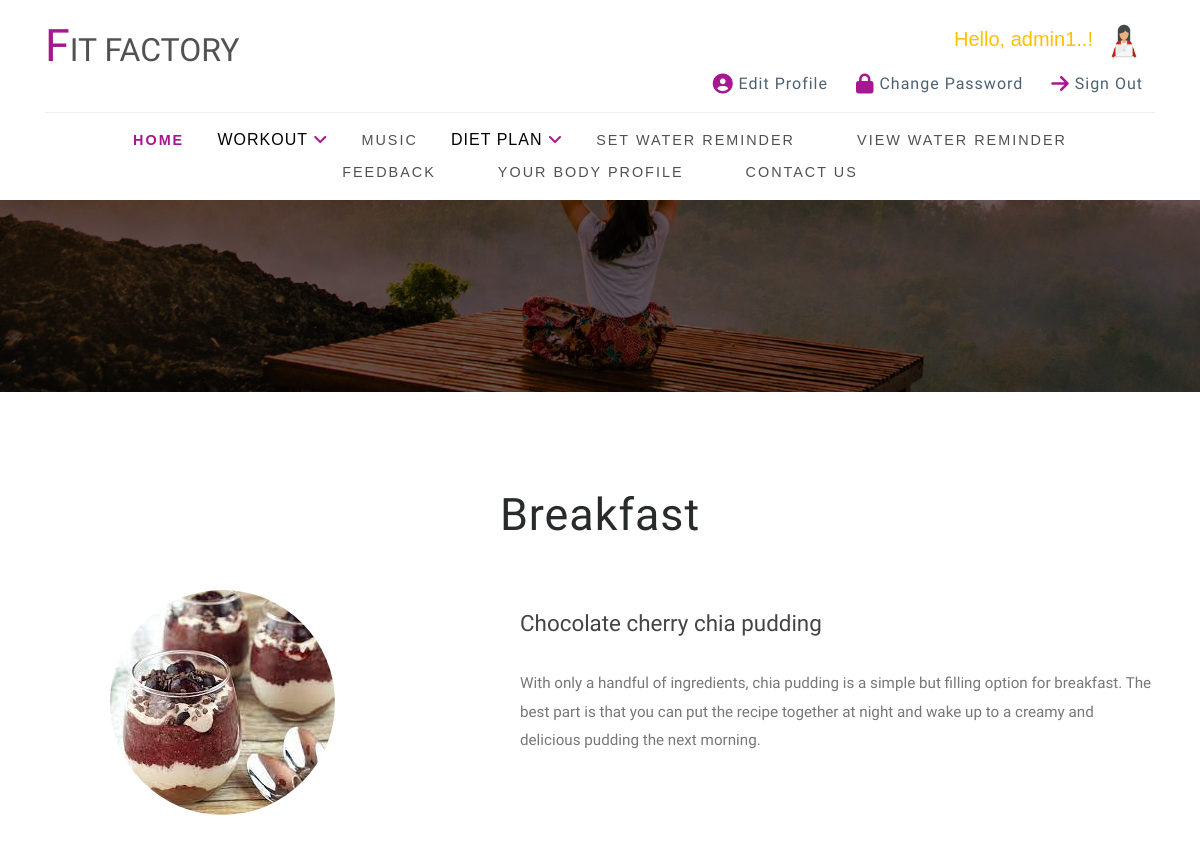
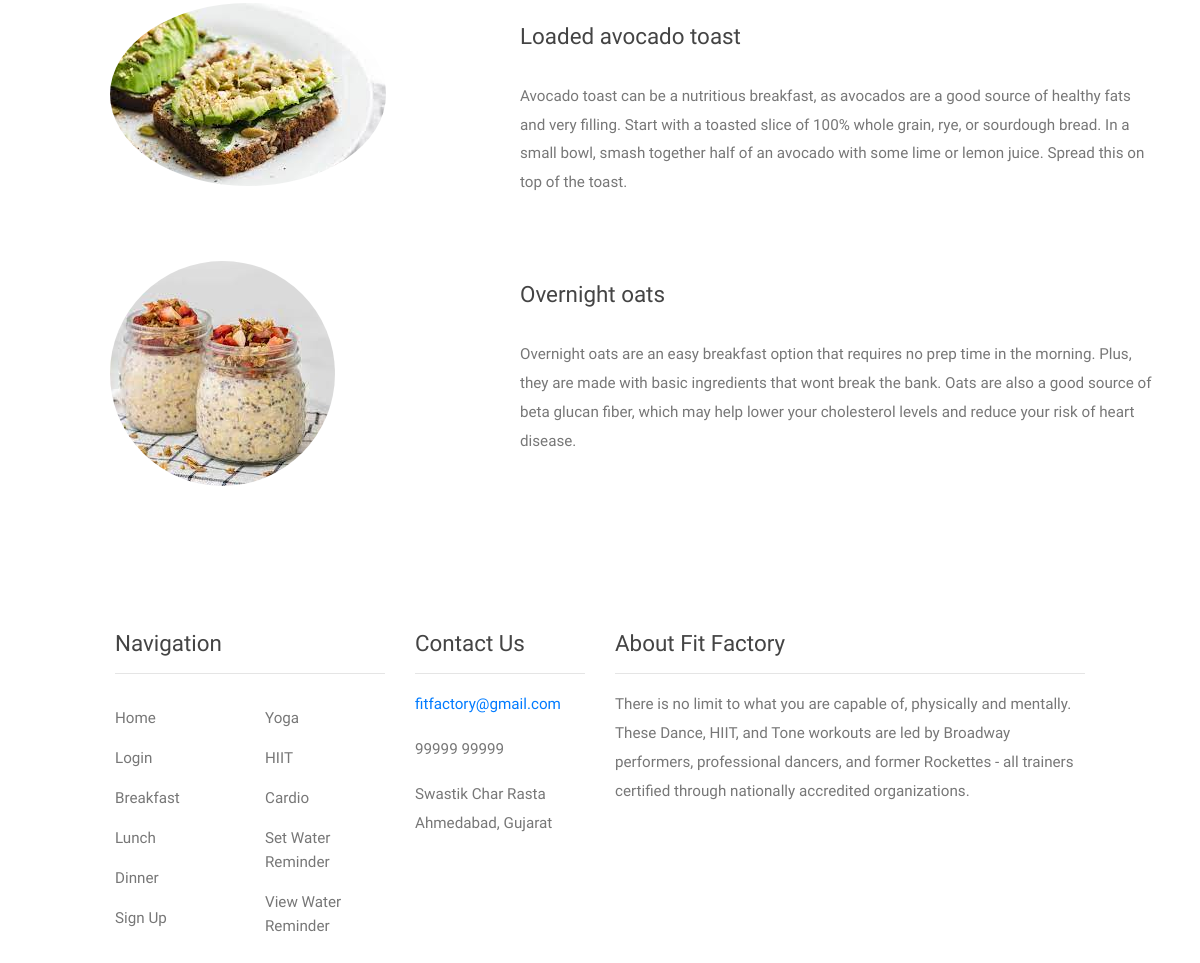
Screenshot of /user/breakfast.php (signed in) with the database file from the repository (2 pictures, top to bottom).
### tables this page shows
CREATE TABLE `tbl_diet` (
  `d_id` int(11) NOT NULL,
  `d_type` varchar(20) DEFAULT NULL,
  `d_food` varchar(50) DEFAULT NULL,
  `d_desc` longtext,
  `d_img` varchar(70) NOT NULL,
  `d_status` varchar(5) DEFAULT NULL
);

CREATE TABLE `tbl_cat` (
  `cat_id` int(11) NOT NULL,
  `cat_name` varchar(20) DEFAULT NULL,
  `cat_status` varchar(5) DEFAULT NULL
);

### user/breakfast.php (the view, shortened to what this page needs)
<?php
	include "header3.php";
?>
    <section class="events py-5">
        <div class="container py-md-5">
            <h3 class="title-w3pvt text-center">Breakfast</h3>
            <?php
				$qry1="SELECT * FROM tbl_diet WHERE d_status='1' AND d_type='Breakfast'";
				$run1=mysqli_query($con,$qry1);
				while($result1=mysqli_fetch_array($run1))
				{
					$image=$result1['d_img'];
			?>
            <div class="row mid-grids mt-5">
                <div class="col-md-5 content-w3pvt-img">
                    <a href="#"><img src="photos/<?php echo $image; ?>" alt="news image" class="img-fluid"></a>
                </div>
				<div class="col-md-7 content-left-bottom entry-w3layouts-info text-left mt-3">
                    <h5 class="mt-1"><a href="#"><?php echo $result1['d_food']; ?></a></h5><br/>
                    <p class="mt-2 text-left"><?php echo $result1['d_desc']; ?></p>
                </div>
            </div>
            <?php
                }
            ?>
        </div>
    </section>
   <?php
   include "footer2.php";
   ?>

### user/header3.php (shortened to what this page needs)
<?php
	include "connection.php";
	if(!isset($_SESSION['log']))
	{
		header("location:login.php");
	}
	else
	{
		$log = $_SESSION['log'];
		$qry1="SELECT * FROM tbl_login WHERE l_email='$log'";
		$run1=mysqli_query($con,$qry1);
		$result1=mysqli_fetch_array($run1);
		$img=$result1['l_img'];
		$name=$result1['l_name'];
	}
?>
<!DOCTYPE html>
<html lang="zxx">
<head>
    <link rel="stylesheet" href="css/bootstrap.css">
    <link rel="stylesheet" href="css/style.css" type="text/css" media="all" />
    <link href="css/font-awesome.css" rel="stylesheet">
</head>
<body>
    <header class="py-sm-3 pt-3 pb-2" id="home">
        <div class="container">
            <div class="top d-md-flex">
                <div id="logo">
                    <h1><a href="index1.php"><b><span class="fa-3x">F</span>IT FACTORY</b></a></h1>
                </div>
                <div class="search-form mx-md-auto">
                </div>
                <div class="forms mt-md-0 mt-2">
					<h5 style="color:#FFC000; font-family:arial; text-align:right;">Hello, <?php echo $name; ?>..!<img src="<?php echo $img;?>" height="50px" class="btn"></h5>
                    <a href="edit_profile.php" class="btn"><span class="fa fa-user-circle fa-lg"></span> Edit Profile</a>
                    <a href="change_pass.php" class="btn"><span class="fa fa-lock fa-lg"></span> Change Password</a>
                    <a href="logout.php" class="btn"><span class="fa fa-arrow-right fa-lg"></span> Sign Out</a>
                </div>
            </div>
            <nav class="text-center">
                <ul class="menu" style="color:black; font-family:arial">
                    <li class="active"><a href="index2.php">HOME</a></li>
                    <li>
                        <label style="letter-spacing:1px">WORKOUT <span class="fa fa-angle-down" aria-hidden="true"></label></span>
					</li>
					<li><a href="listen_music2.php">MUSIC</a></li>
                    <li>
                        <label style="letter-spacing:1px">DIET PLAN <span class="fa fa-angle-down" aria-hidden="true"></label></span>
					</li>
                    <li><a href="set_remainder.php">SET WATER REMINDER</a></li>
                    <li><a href="view_remainder.php">VIEW WATER REMINDER</a></li>
                    <li><a href="feedback.php">FEEDBACK</a></li>
                    <li><a href="bodyprofile.php">Your Body Profile</a></li>
					<li><a href="contact.php">CONTACT US</a></li>
                </ul>
            </nav>
        </div>
    </header>
    <div class="main-content inner">
        <div class="overlay inner"></div>
    </div>

### user/footer2.php
    <footer class="footer-content py-4">
        <div class="container-fluid py-lg-4 inner-sec-w3ls">
            <div class="row">
               <div class="col-lg-1 mt-md-0 mt-5"></div>
                <div class="col-lg-3 mt-md-0 mt-5">
                    <div class="footer-w3pvt">
                        <h3 class="mb-3 w3pvt_title">Navigation</h3>
                        <hr>
                        <div class="row">
                            <ul class="col-6 list-info-w3pvt links">
                                <li>
                                    <a href="index1.php">Home</a>
								</li>
                                <li>
                                    <a href="login.php">Login</a>
                                </li>
                                <li>
                                    <a href="breakfast.php">Breakfast</a>
                                </li>
                                <li>
                                    <a href="lunch.php">Lunch</a>
                                </li>
                                 <li>
                                    <a href="dinner.php">Dinner</a>
                                </li>
                                <li>
                                    <a href="register.php">Sign Up</a>
                                </li>
                            </ul>
                            <ul class="col-6 list-info-w3pvt links">
                            <?php
								$qry1="SELECT * FROM tbl_cat WHERE cat_status='1'";
								$run1=mysqli_query($con,$qry1);
								while($result1=mysqli_fetch_array($run1))
								{
									$cat_id=$result1['cat_id'];
							?>
                            <li>
                                <a href="workout_cat.php?id=<?php echo $cat_id; ?>.php">
									<?php echo $result1['cat_name']; ?>
                                </a>
                            </li>
                            <?php
								}
							?>
							<li>
                                <a href="set_reminder.php">Set Water Reminder</a>
                            </li>
                            <li>
                                <a href="view_reminder.php">View Water Reminder</a>
                            </li>
                            </ul>
                        </div>
                    </div>
                </div>
                <div class="col-lg-2 mt-lg-0 mt-5">
                    <div class="footer-w3pvt">
                        <h3 class="mb-3 w3pvt_title">Contact Us</h3>
                        <hr>
                        <div class="last-w3layouts-contact">
                            <p>
                                <a href="mailto:example@email.com">fitfactory@gmail.com</a>
                            </p>
                        </div>
                        <div class="last-w3layouts-contact my-2">
                            <p>99999 99999</p>
                        </div>
                        <div class="last-w3layouts-contact">
                            <p>Swastik Char Rasta
                                <br>Ahmedabad, Gujarat</p>
                        </div>
                    </div>
                </div>
                   <div class="col-lg-5 mt-lg-0 mt-5">
                    <div class="footer-w3pvt">
                        <h3 class="mb-3 w3pvt_title">About Fit Factory</h3>
                        <hr>
                        <div class="footer-text">
                            <p>There is no limit to what you are capable of, physically and mentally.  These Dance, HIIT, and Tone workouts are led by Broadway performers, professional dancers, and former Rockettes - all trainers certified through nationally accredited organizations. </p>
                        </div>
                    </div>
                </div>
            </div>
        </div>
    </footer>
</body>
</html>

### user/css/style.css (style rules this page uses)
html, body { margin: 0; font-size: 100%; background: #fff; font-family: 'Work Sans', sans-serif; scroll-behavior: smooth; }
body a { text-decoration: none; transition: 0.5s all; -webkit-transition: 0.5s all; -moz-transition: 0.5s all; -o-transition: 0.5s all; -ms-transition: 0.5s all; }
h1, h2, h3, h4, h5, h6 { margin: 0; font-weight: 100; font-family: 'Work Sans', sans-serif; }
p { font-size: 0.95em; color: #777; line-height: 1.9em; }
ul { margin: 0; padding: 0; }
.form-w3layouts-grid, .forms { margin-top: 0.4em; }
header a.btn { border-radius: 4px; color: #4d6171; letter-spacing: 1px; border: none; outline: none; }
header a.btn span { color: #a51890; }
.search-form { width: 30%; }
nav { margin: 0; padding: 0; margin-top: 10px; padding-top: 15px; border-top: 1px solid #eee; }
#logo a { float: left; font-size: .8em; display: initial; margin: 0; letter-spacing: 0px; color: #525252; font-weight: 300; padding: 3px 0; border: none; }
#logo a span { color: #a51890; font-size: 1.4em; }
nav:after { content: ""; display: table; clear: both; }
nav ul { padding: 0; margin: 0; list-style: none; position: relative; }
nav ul li { margin: 0px; display: inline-block; }
nav a { letter-spacing: 2px; padding-left: 0; padding-right: 0; padding: 10px 0; font-weight: 400; font-size: 0.9em; margin: 0 2em; color: #515152; text-transform: uppercase; }
.menu li.active a { color: #a51890; font-weight: 700; }
ul.menu li span { color: #a51890; }
li > a:only-child:after { content: ''; }
.main-content { background: url(../images/banner1.jpg) no-repeat center; background-size: cover; -webkit-background-size: cover; -o-background-size: cover; -moz-background-size: cover; -ms-background-size: cover; min-height: 45em; }
.overlay { min-height: 45em; background: rgba(0, 0, 0, 0.6); }
.main-content.inner { background: url(../images/banner1.jpg) no-repeat center; background-size: cover; -webkit-background-size: cover; -o-background-size: cover; -moz-background-size: cover; -ms-background-size: cover; min-height: 16em; }
.overlay.inner { min-height: 16em; background: rgba(0, 0, 0, 0.6); }
h3.title-w3pvt, h3.title-w3pvt.two { font-size: 3em; letter-spacing: 1px; color: #292a2b; }
.content-w3pvt-img { padding: 0 5em; }
.content-w3pvt-img img { border-radius: 50%; -webkit-border-radius: 50%; -o- border-radius: 50%; -moz-border-radius: 50%; -ms-border-radius: 50%; }
.content-left-bottom.entry-w3layouts-info h5 { font-size: 1.4em; color: #555; font-weight: 400; }
.content-left-bottom.entry-w3layouts-info h5 a { color: #444; }
h3.w3pvt_title { font-size: 1.4em; color: #444; font-weight: 400; }
.footer-w3pvt li { list-style: none; margin: 1em 0; }
.footer-w3pvt li a { color: #777; color: #777; font-size: 0.95em; }
@media screen and (max-width: 1366px) { .main-content, .overlay { min-height: 40em; } }
@media screen and (max-width: 1366px) { .main-content.inner, .overlay.inner { min-height: 14em; } }
@media screen and (max-width: 1280px) { .main-content.inner, .overlay.inner { min-height: 12em; } }
@media screen and (max-width: 1280px) { h3.title-w3pvt, h3.title-w3pvt.two { font-size: 2.8em; } }

### rows the page displays
tbl_diet: d_img (picture), d_food "Chocolate cherry chia pudding", d_desc "With only a handful of ingredients, chia pudding is a simple but filling option for breakfast. The best part is that you can put the recipe together at night and wake up to a creamy and delicious pudding the next morning."
tbl_diet: d_img (picture), d_food "Loaded avocado toast", d_desc "Avocado toast can be a nutritious breakfast, as avocados are a good source of healthy fats and very filling. Start with a toasted slice of 100% whole grain, rye, or sourdough bread. In a small bowl, smash together half of an avocado with some lime or lemon juice. Spread this on top of the toast."
tbl_diet: d_img (picture), d_food "Overnight oats", d_desc "Overnight oats are an easy breakfast option that requires no prep time in the morning. Plus, they are made with basic ingredients that wont break the bank. Oats are also a good source of beta glucan fiber, which may help lower your cholesterol levels and reduce your risk of heart disease."
tbl_cat: cat_name "Yoga"
tbl_cat: cat_name "HIIT"
tbl_cat: cat_name "Cardio"

### other values shown
$name "admin1"
